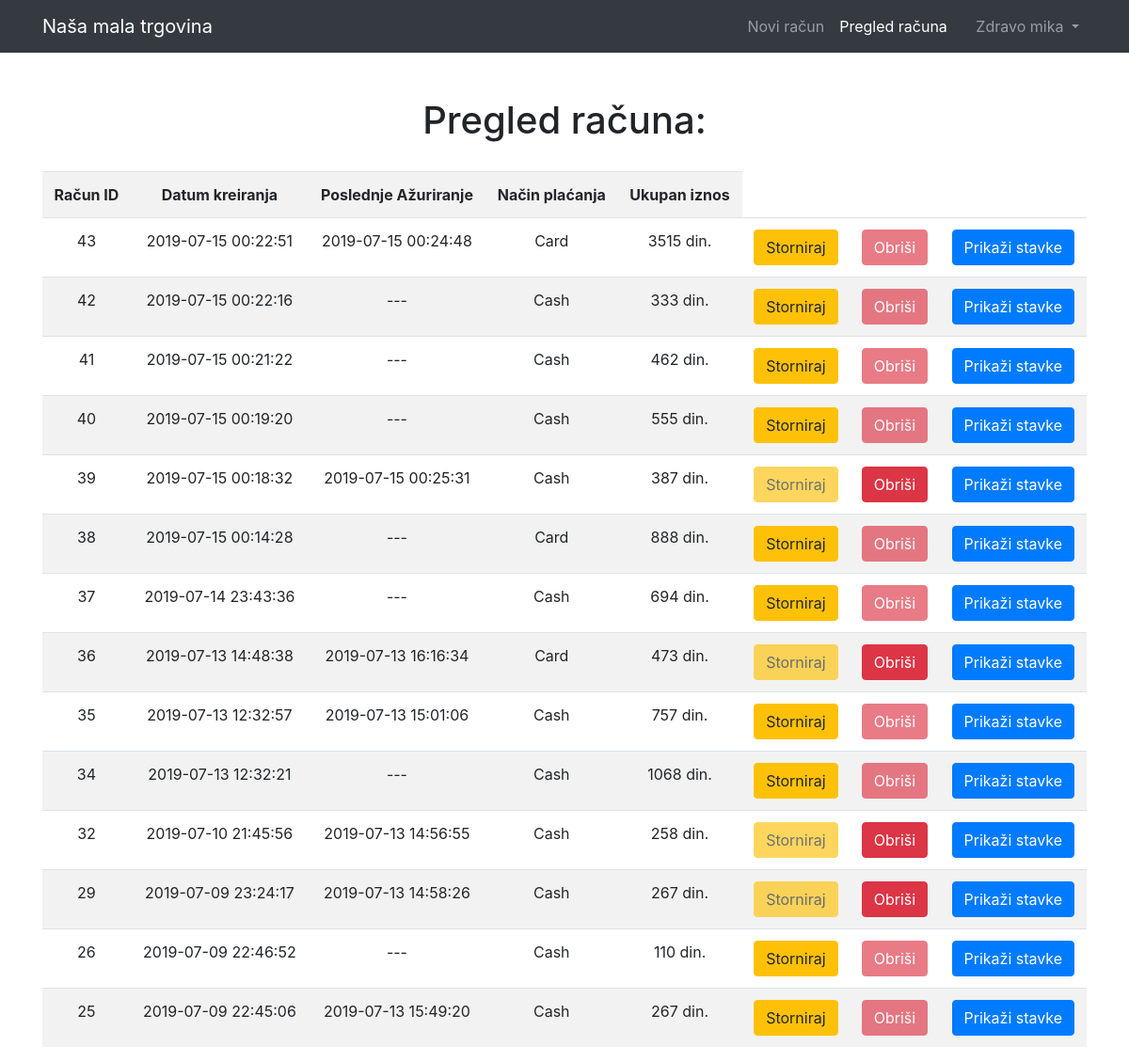
Screenshot of /bill_preview.php (signed in) with the database file from the repository.
### tables this page shows
CREATE TABLE `racun` (
  `RacunID` int(100) NOT NULL,
  `UkupanIznos` decimal(50,0) NOT NULL,
  `DatumKreiranja` datetime NOT NULL,
  `PoslednjeAzuriranje` datetime DEFAULT NULL,
  `Storniran` tinyint(1) NOT NULL DEFAULT 0,
  `ZaposleniID` int(100) NOT NULL,
  `NacinPlacanjaID` int(100) NOT NULL
);

CREATE TABLE `nacinplacanja` (
  `NacinPlacanjaID` int(100) NOT NULL,
  `Naziv` varchar(50) NOT NULL
);

### class/racun.php (called while the page is built, shortened)
<?php
include_once(dirname(__FILE__) . "/../class/prodavac.php");
class racun
{
    public function  get_all_bills(){
        global $mysqli;
        $sql = "SELECT np.Naziv as NacinPlacanja, r.RacunID, r.UkupanIznos, r.DatumKreiranja,r.Storniran, r.PoslednjeAzuriranje
                FROM nacinplacanja np JOIN racun r ON np.NacinPlacanjaID=r.NacinPlacanjaID
                ORDER BY r.DatumKreiranja DESC";
        if ($result = $mysqli->query($sql)) {
            return $result;
        }
        return null;
    }
}

### bill_preview.php (the view, shortened to what this page needs)
<!DOCTYPE html>
<html lang="en">
<?php
include "./class/racun.php";
$racun = new racun();
if (isset($_SESSION['username'])) {
    $current = $_SESSION['username'];
}else{
    header("Location: login_page.php");
}
?>
<head>
    <link href="vendor/css/style-bill-preview.css" rel="stylesheet">
    <link rel="stylesheet" href="https://stackpath.bootstrapcdn.com/bootstrap/4.3.1/css/bootstrap.min.css">
</head>
<body>
<nav class="navbar navbar-expand-lg navbar-dark bg-dark static-top">
    <div class="container">
        <a class="navbar-brand" href="#">Naša mala trgovina</a>
        <div class="collapse navbar-collapse" id="navbarResponsive">
            <ul class="navbar-nav ml-auto">
                <li class="nav-item">
                    <a class="nav-link" href="index.php">Novi račun
                    </a>
                </li>
                <li class="nav-item">
                    <a class="nav-link active" href="#">Pregled računa</a>
                </li>
            </ul>
        </div>
        <?php
        if (isset($_SESSION['username'])) {
            ?>
            <ul class="nav navbar-nav navbar-right" style="padding-left: 10px">
                <li class="nav-item btn-group">
                    <a href="#" class="nav-link dropdown-toggle" data-toggle="dropdown" role="button"
                       aria-haspopup="true" aria-expanded="false">
                        <span class="glyphicon glyphicon-user"></span>&nbsp;Zdravo <?php echo $current; ?>&nbsp;</a>
                </li>
            </ul>
        <?php } ?>
    </div>
</nav>
<div class="container">
    <div class="row">
        <div class="col-lg-12 text-center">
            <h1 class="mt-5">Pregled računa:</h1>
            <?php
            $result = $racun -> get_all_bills();
            if ($result->num_rows == 0) {
                echo "<script> alert('Lista računa je prazna.'); </script>";
            } else {
            ?>
            <table style="margin-top: 30px;" class="table table-striped" id="pregled-racuna">
                <tr>
                    <th>Račun ID</th>
                    <th>Datum kreiranja</th>
                    <th>Poslednje Ažuriranje</th>
                    <th>Način plaćanja</th>
                    <th>Ukupan iznos</th>
                </tr>
                        <?php
                            while ($row = $result->fetch_object()) {
                         ?>
                <tr id="<?php echo "row-" . $row->RacunID; ?>">
                    <td><?php echo $row -> RacunID; ?></td>
                    <td><?php echo $row -> DatumKreiranja; ?> </td>
                    <?php
                    if(is_null($row -> PoslednjeAzuriranje)){
                        ?>
                        <td><?php echo "---"; ?> </td>
                    <?php }else{ ?>
                        <td><?php echo $row -> PoslednjeAzuriranje; ?> </td>
                    <?php } ?>
                    <td><?php echo $row -> NacinPlacanja; ?></td>
                    <td><?php echo $row -> UkupanIznos. " din."; ?></td>
                    <?php
                    if($row -> Storniran == 1){
                    ?>
                    <td><button disabled id="<?php echo "storniraj-" . $row->RacunID; ?>" onclick="storniraj(this.id)" class="btn btn-warning">Storniraj</button></td>
                    <td><button id="<?php echo "obrisi-" . $row->RacunID; ?>" onclick="obrisi(this.id)" class="btn btn-danger">Obriši</button> </td>
                    <?php }else{ ?>
                    <td><button  id="<?php echo "storniraj-" . $row->RacunID; ?>" onclick="storniraj(this.id)" class="btn btn-warning">Storniraj</button></td>
                    <td><button disabled id="<?php echo "obrisi-" . $row->RacunID; ?>" onclick="obrisi(this.id)" class="btn btn-danger">Obriši</button></td>
                    <?php } ?>
                    <td><button type="button" id="<?php echo "prikazi-" . $row->RacunID; ?>" onclick="prikazi_stavke(this.id)" class="btn btn-primary" data-toggle="modal"
                                data-target="#myModal">Prikaži stavke</button>
                    </td>
                    <?php
                    }
                    ?>
                </tr>
            </table>
                <?php
            }
            ?>
        </div>
    </div>
    </div>
</body>
</html>

### rows the page displays
racun: RacunID "43", DatumKreiranja "2019-07-15 00:22:51", PoslednjeAzuriranje "2019-07-15 00:24:48", NacinPlacanjaID.Naziv "Card", UkupanIznos "3515"
racun: RacunID "42", DatumKreiranja "2019-07-15 00:22:16", NacinPlacanjaID.Naziv "Cash", UkupanIznos "333"
racun: RacunID "41", DatumKreiranja "2019-07-15 00:21:22", NacinPlacanjaID.Naziv "Cash", UkupanIznos "462"
racun: RacunID "40", DatumKreiranja "2019-07-15 00:19:20", NacinPlacanjaID.Naziv "Cash", UkupanIznos "555"
racun: RacunID "39", DatumKreiranja "2019-07-15 00:18:32", PoslednjeAzuriranje "2019-07-15 00:25:31", NacinPlacanjaID.Naziv "Cash", UkupanIznos "387"
racun: RacunID "38", DatumKreiranja "2019-07-15 00:14:28", NacinPlacanjaID.Naziv "Card", UkupanIznos "888"
racun: RacunID "37", DatumKreiranja "2019-07-14 23:43:36", NacinPlacanjaID.Naziv "Cash", UkupanIznos "694"
racun: RacunID "36", DatumKreiranja "2019-07-13 14:48:38", PoslednjeAzuriranje "2019-07-13 16:16:34", NacinPlacanjaID.Naziv "Card", UkupanIznos "473"
racun: RacunID "35", DatumKreiranja "2019-07-13 12:32:57", PoslednjeAzuriranje "2019-07-13 15:01:06", NacinPlacanjaID.Naziv "Cash", UkupanIznos "757"
racun: RacunID "34", DatumKreiranja "2019-07-13 12:32:21", NacinPlacanjaID.Naziv "Cash", UkupanIznos "1068"
racun: RacunID "32", DatumKreiranja "2019-07-10 21:45:56", PoslednjeAzuriranje "2019-07-13 14:56:55", NacinPlacanjaID.Naziv "Cash", UkupanIznos "258"
racun: RacunID "29", DatumKreiranja "2019-07-09 23:24:17", PoslednjeAzuriranje "2019-07-13 14:58:26", NacinPlacanjaID.Naziv "Cash", UkupanIznos "267"
racun: RacunID "26", DatumKreiranja "2019-07-09 22:46:52", NacinPlacanjaID.Naziv "Cash", UkupanIznos "110"
racun: RacunID "25", DatumKreiranja "2019-07-09 22:45:06", PoslednjeAzuriranje "2019-07-13 15:49:20", NacinPlacanjaID.Naziv "Cash", UkupanIznos "267"

### other values shown
$current "mika"
